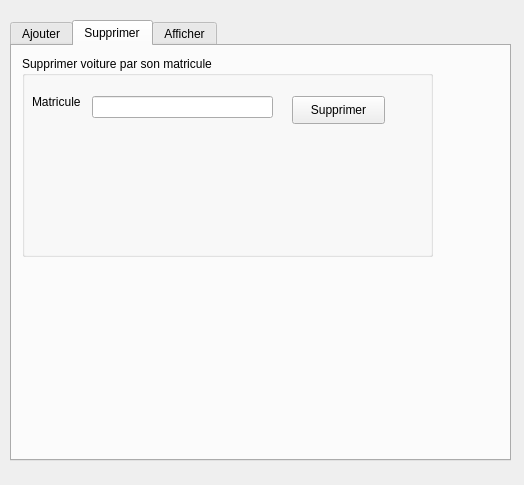
<?xml version="1.0" encoding="UTF-8"?>
<ui version="4.0">
 <class>maquette</class>
 <widget class="QDialog" name="maquette">
  <property name="geometry">
   <rect>
    <x>0</x>
    <y>0</y>
    <width>524</width>
    <height>485</height>
   </rect>
  </property>
  <property name="windowTitle">
   <string>Dialog</string>
  </property>
  <widget class="QTabWidget" name="tabWidget">
   <property name="geometry">
    <rect>
     <x>10</x>
     <y>20</y>
     <width>501</width>
     <height>441</height>
    </rect>
   </property>
   <property name="currentIndex">
    <number>1</number>
   </property>
   <widget class="QWidget" name="tab">
    <attribute name="title">
     <string>Ajouter</string>
    </attribute>
    <widget class="QGroupBox" name="groupBox">
     <property name="geometry">
      <rect>
       <x>10</x>
       <y>20</y>
       <width>461</width>
       <height>291</height>
      </rect>
     </property>
     <property name="title">
      <string>Gestion de voiture </string>
     </property>
     <widget class="QLabel" name="label">
      <property name="geometry">
       <rect>
        <x>20</x>
        <y>50</y>
        <width>61</width>
        <height>21</height>
       </rect>
      </property>
      <property name="text">
       <string>Matricule</string>
      </property>
     </widget>
     <widget class="QLabel" name="label_2">
      <property name="geometry">
       <rect>
        <x>20</x>
        <y>90</y>
        <width>61</width>
        <height>21</height>
       </rect>
      </property>
      <property name="text">
       <string>Marque</string>
      </property>
     </widget>
     <widget class="QLabel" name="label_3">
      <property name="geometry">
       <rect>
        <x>20</x>
        <y>140</y>
        <width>56</width>
        <height>16</height>
       </rect>
      </property>
      <property name="text">
       <string>Genre</string>
      </property>
     </widget>
     <widget class="QLineEdit" name="Matricule">
      <property name="geometry">
       <rect>
        <x>110</x>
        <y>50</y>
        <width>113</width>
        <height>22</height>
       </rect>
      </property>
     </widget>
     <widget class="QLineEdit" name="Marque">
      <property name="geometry">
       <rect>
        <x>110</x>
        <y>90</y>
        <width>113</width>
        <height>22</height>
       </rect>
      </property>
     </widget>
     <widget class="QLineEdit" name="Genre">
      <property name="geometry">
       <rect>
        <x>110</x>
        <y>130</y>
        <width>113</width>
        <height>22</height>
       </rect>
      </property>
     </widget>
     <widget class="QLabel" name="label_4">
      <property name="geometry">
       <rect>
        <x>10</x>
        <y>180</y>
        <width>81</width>
        <height>16</height>
       </rect>
      </property>
      <property name="text">
       <string>heure d'entrer</string>
      </property>
     </widget>
     <widget class="QLabel" name="label_5">
      <property name="geometry">
       <rect>
        <x>10</x>
        <y>220</y>
        <width>91</width>
        <height>16</height>
       </rect>
      </property>
      <property name="text">
       <string>heure de sortie</string>
      </property>
     </widget>
     <widget class="QLineEdit" name="heure_E">
      <property name="geometry">
       <rect>
        <x>110</x>
        <y>180</y>
        <width>113</width>
        <height>22</height>
       </rect>
      </property>
     </widget>
     <widget class="QLineEdit" name="heure_S">
      <property name="geometry">
       <rect>
        <x>110</x>
        <y>220</y>
        <width>113</width>
        <height>22</height>
       </rect>
      </property>
     </widget>
     <widget class="QPushButton" name="PB_Ajout">
      <property name="geometry">
       <rect>
        <x>300</x>
        <y>110</y>
        <width>93</width>
        <height>28</height>
       </rect>
      </property>
      <property name="text">
       <string>Ajouter</string>
      </property>
     </widget>
    </widget>
   </widget>
   <widget class="QWidget" name="tab_4">
    <attribute name="title">
     <string>Supprimer</string>
    </attribute>
    <widget class="QGroupBox" name="groupBox_4">
     <property name="geometry">
      <rect>
       <x>10</x>
       <y>10</y>
       <width>411</width>
       <height>201</height>
      </rect>
     </property>
     <property name="title">
      <string>Supprimer voiture par son matricule</string>
     </property>
     <widget class="QLabel" name="label_7">
      <property name="geometry">
       <rect>
        <x>10</x>
        <y>30</y>
        <width>81</width>
        <height>31</height>
       </rect>
      </property>
      <property name="text">
       <string>Matricule</string>
      </property>
     </widget>
     <widget class="QLineEdit" name="M_supp">
      <property name="geometry">
       <rect>
        <x>70</x>
        <y>40</y>
        <width>181</width>
        <height>22</height>
       </rect>
      </property>
     </widget>
     <widget class="QPushButton" name="PB_supp">
      <property name="geometry">
       <rect>
        <x>270</x>
        <y>40</y>
        <width>93</width>
        <height>28</height>
       </rect>
      </property>
      <property name="text">
       <string>Supprimer</string>
      </property>
     </widget>
    </widget>
   </widget>
   <widget class="QWidget" name="tab_5">
    <attribute name="title">
     <string>Afficher</string>
    </attribute>
    <widget class="QGroupBox" name="groupBox_2">
     <property name="geometry">
      <rect>
       <x>10</x>
       <y>10</y>
       <width>471</width>
       <height>371</height>
      </rect>
     </property>
     <property name="title">
      <string>Affichage</string>
     </property>
     <widget class="QTableWidget" name="tab_voiture">
      <property name="geometry">
       <rect>
        <x>20</x>
        <y>30</y>
        <width>431</width>
        <height>321</height>
       </rect>
      </property>
     </widget>
    </widget>
   </widget>
  </widget>
 </widget>
 <resources/>
 <connections/>
</ui>
